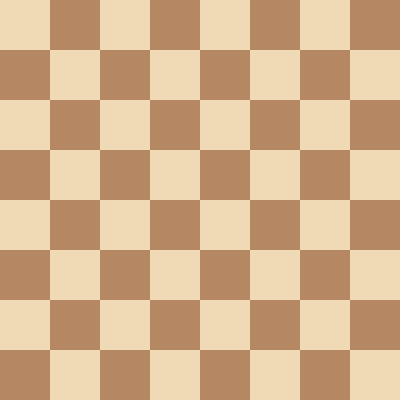
Frame 1 (no input)
Frame 60 (the mouse pressed at the canvas centre just before this capture): identical to frame 1, image omitted
Frame 120 (the mouse held since frame 60 and released just before this capture): identical to frame 1, image omitted

The Processing sketch that drew this single still picture (run headless with seeded random() and noise(); from frame 60 on, the mouse is pressed at the canvas centre):

// Processing sketch: L08_Shakhy
// ── L08_Shakhy.pde
// Урок 8. Шахова дошка 8×8 — вкладені цикли та остача від ділення

int n = 8;

void setup() {
  size(400, 400);
  noStroke();
}

void draw() {
  float cell = width / (float) n;
  for (int i = 0; i < n; i++) {        // рядки
    for (int j = 0; j < n; j++) {      // стовпці
      if ((i + j) % 2 == 0) fill(240, 217, 181);
      else                  fill(181, 136, 99);
      rect(j * cell, i * cell, cell, cell);
    }
  }
}
